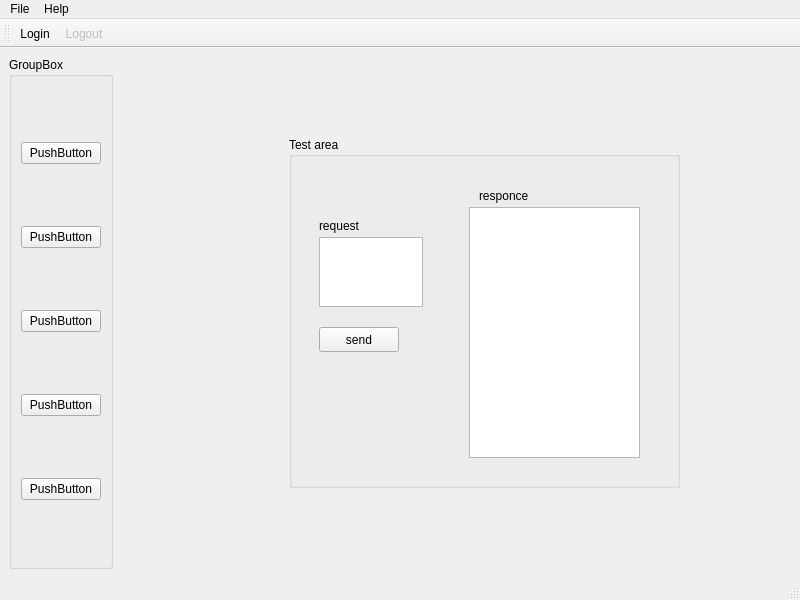
<?xml version="1.0" encoding="UTF-8"?>
<ui version="4.0">
 <class>GUI</class>
 <widget class="QMainWindow" name="GUI">
  <property name="geometry">
   <rect>
    <x>0</x>
    <y>0</y>
    <width>800</width>
    <height>600</height>
   </rect>
  </property>
  <property name="windowTitle">
   <string>MainWindow</string>
  </property>
  <widget class="QWidget" name="centralwidget">
   <layout class="QHBoxLayout" name="horizontalLayout">
    <item>
     <widget class="QGroupBox" name="groupBox">
      <property name="title">
       <string>GroupBox</string>
      </property>
      <layout class="QVBoxLayout" name="verticalLayout">
       <item>
        <widget class="QPushButton" name="pushButton_2">
         <property name="text">
          <string>PushButton</string>
         </property>
        </widget>
       </item>
       <item>
        <widget class="QPushButton" name="pushButton_5">
         <property name="text">
          <string>PushButton</string>
         </property>
        </widget>
       </item>
       <item>
        <widget class="QPushButton" name="pushButton_4">
         <property name="text">
          <string>PushButton</string>
         </property>
        </widget>
       </item>
       <item>
        <widget class="QPushButton" name="pushButton_3">
         <property name="text">
          <string>PushButton</string>
         </property>
        </widget>
       </item>
       <item>
        <widget class="QPushButton" name="pushButton">
         <property name="text">
          <string>PushButton</string>
         </property>
        </widget>
       </item>
      </layout>
     </widget>
    </item>
    <item>
     <widget class="QStackedWidget" name="page_view">
      <widget class="QWidget" name="page">
       <widget class="QGroupBox" name="groupBox_2">
        <property name="geometry">
         <rect>
          <x>170</x>
          <y>80</y>
          <width>391</width>
          <height>351</height>
         </rect>
        </property>
        <property name="title">
         <string>Test area</string>
        </property>
        <widget class="QPushButton" name="sendBtn">
         <property name="geometry">
          <rect>
           <x>30</x>
           <y>190</y>
           <width>80</width>
           <height>25</height>
          </rect>
         </property>
         <property name="text">
          <string>send</string>
         </property>
        </widget>
        <widget class="QTextEdit" name="sending_message">
         <property name="geometry">
          <rect>
           <x>30</x>
           <y>100</y>
           <width>104</width>
           <height>70</height>
          </rect>
         </property>
        </widget>
        <widget class="QLabel" name="label">
         <property name="geometry">
          <rect>
           <x>30</x>
           <y>80</y>
           <width>54</width>
           <height>17</height>
          </rect>
         </property>
         <property name="text">
          <string>request</string>
         </property>
        </widget>
        <widget class="QTextEdit" name="recived_message">
         <property name="geometry">
          <rect>
           <x>180</x>
           <y>70</y>
           <width>171</width>
           <height>251</height>
          </rect>
         </property>
        </widget>
        <widget class="QLabel" name="label_2">
         <property name="geometry">
          <rect>
           <x>190</x>
           <y>50</y>
           <width>54</width>
           <height>17</height>
          </rect>
         </property>
         <property name="text">
          <string>responce</string>
         </property>
        </widget>
       </widget>
      </widget>
      <widget class="QWidget" name="page_2"/>
     </widget>
    </item>
   </layout>
  </widget>
  <widget class="QMenuBar" name="menubar">
   <property name="geometry">
    <rect>
     <x>0</x>
     <y>0</y>
     <width>800</width>
     <height>22</height>
    </rect>
   </property>
   <widget class="QMenu" name="menuFile">
    <property name="title">
     <string>File</string>
    </property>
   </widget>
   <widget class="QMenu" name="menuHelp">
    <property name="title">
     <string>Help</string>
    </property>
   </widget>
   <addaction name="menuFile"/>
   <addaction name="menuHelp"/>
  </widget>
  <widget class="QStatusBar" name="statusbar"/>
  <widget class="QToolBar" name="toolBar">
   <property name="windowTitle">
    <string>toolBar</string>
   </property>
   <property name="layoutDirection">
    <enum>Qt::LeftToRight</enum>
   </property>
   <property name="orientation">
    <enum>Qt::Horizontal</enum>
   </property>
   <attribute name="toolBarArea">
    <enum>TopToolBarArea</enum>
   </attribute>
   <attribute name="toolBarBreak">
    <bool>false</bool>
   </attribute>
   <addaction name="actionLogin"/>
   <addaction name="actionLogout"/>
  </widget>
  <action name="actionLogin">
   <property name="text">
    <string>Login</string>
   </property>
  </action>
  <action name="actionLogout">
   <property name="enabled">
    <bool>false</bool>
   </property>
   <property name="text">
    <string>Logout</string>
   </property>
  </action>
 </widget>
 <resources/>
 <connections/>
</ui>
